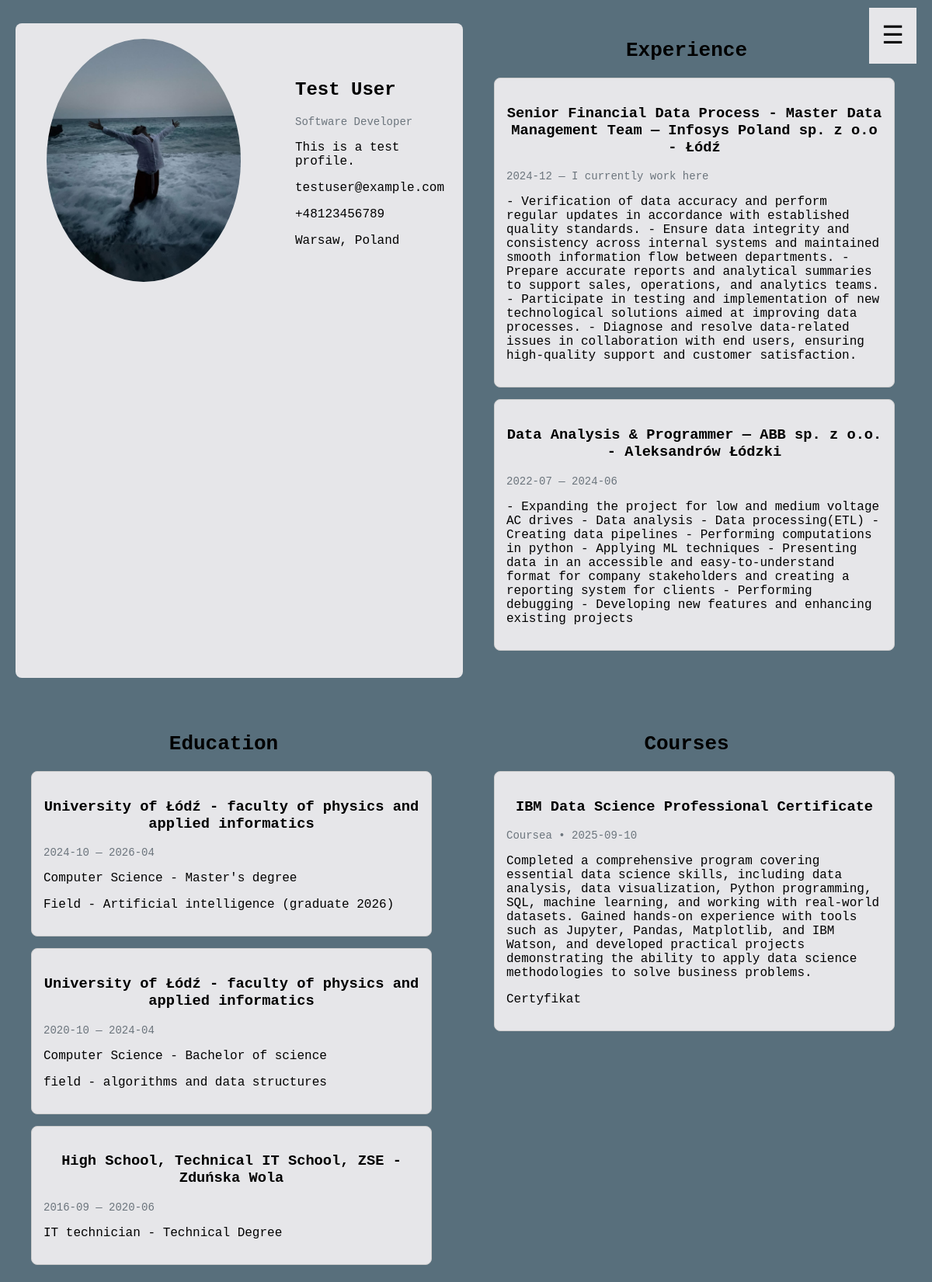
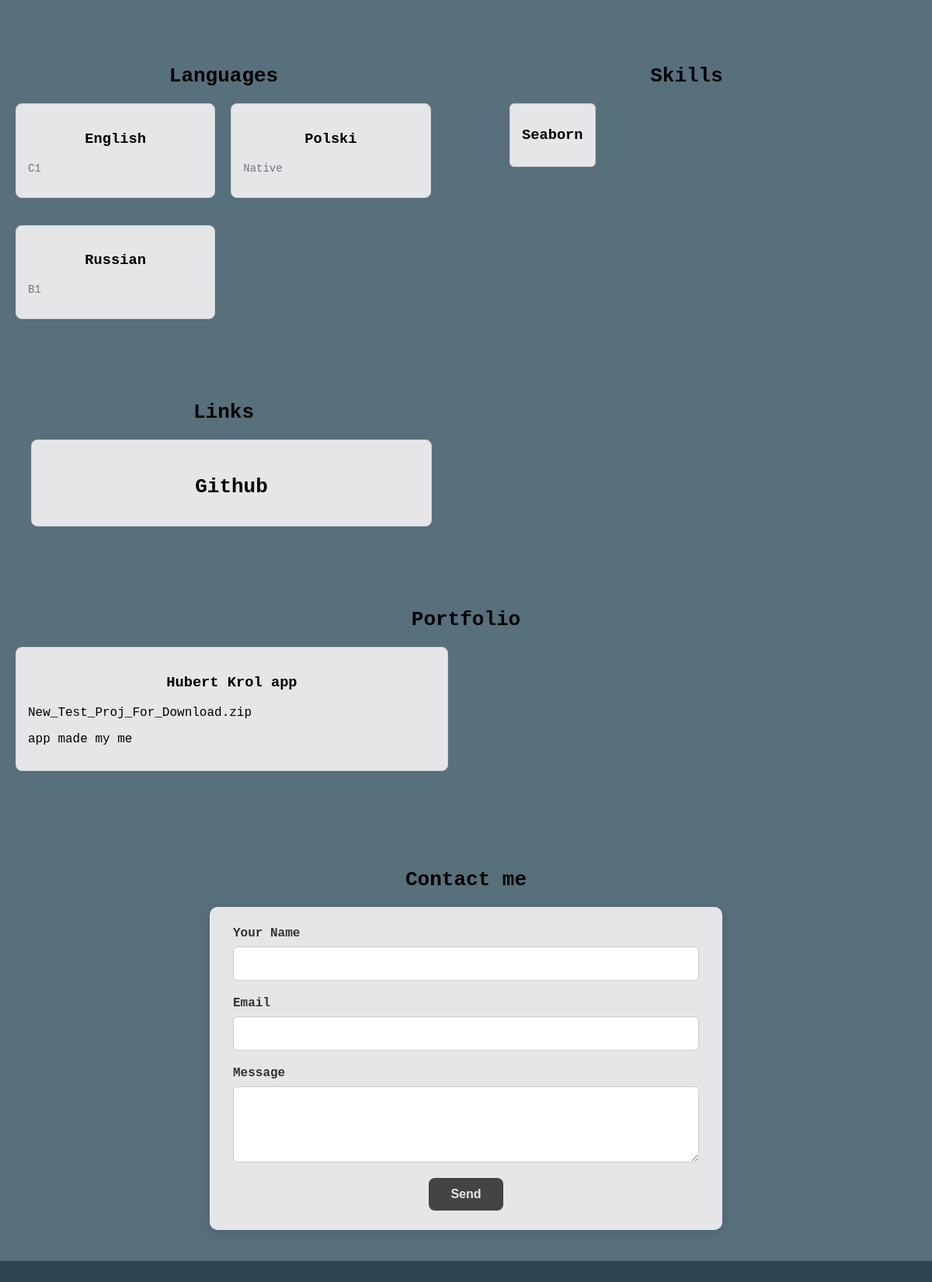
The page / on the database its author committed (2 pictures, top to bottom).
### app.py (models this page shows)
class Profile(db.Model):
    id = db.Column(db.Integer, primary_key=True)
    full_name = db.Column(db.String(120), nullable=False, default="Your Full Name")
    headline = db.Column(db.String(200), nullable=False, default="My growing tech stack and projects")
    about = db.Column(db.Text, nullable=True)
    photo_filename = db.Column(db.String(255), nullable=True)
    email = db.Column(db.String(120), nullable=True)
    phone = db.Column(db.String(50), nullable=True)
    location = db.Column(db.String(120), nullable=True)

class Experience(db.Model):
    id = db.Column(db.Integer, primary_key=True)
    role = db.Column(db.String(120), nullable=False)
    company = db.Column(db.String(120), nullable=False)
    start_date = db.Column(db.Date, nullable=False)
    end_date = db.Column(db.Date, nullable=True)
    is_current = db.Column(db.Boolean, default=False)
    description = db.Column(db.Text, nullable=True)

class Education(db.Model):
    id = db.Column(db.Integer, primary_key=True)
    school = db.Column(db.String(150), nullable=False)
    degree = db.Column(db.String(150), nullable=True)
    start_date = db.Column(db.Date, nullable=False)
    end_date = db.Column(db.Date, nullable=True)
    description = db.Column(db.Text, nullable=True)

class Course(db.Model):
    id = db.Column(db.Integer, primary_key=True)
    title = db.Column(db.String(150), nullable=False)
    provider = db.Column(db.String(150), nullable=True)
    date_completed = db.Column(db.Date, nullable=True)
    credential_url = db.Column(db.String(255), nullable=True)
    notes = db.Column(db.Text, nullable=True)

class Language(db.Model):
    id = db.Column(db.Integer, primary_key=True)
    name = db.Column(db.String(100), nullable=False)
    level = db.Column(db.String(50), nullable=False)  # np. Początkujący, Średniozaawansowany, Zaawansowany

class Skill(db.Model):
    id = db.Column(db.Integer, primary_key=True)
    name = db.Column(db.String(100), nullable=False)

class Link(db.Model):
    id = db.Column(db.Integer, primary_key=True)
    name = db.Column(db.String(150), nullable=False)
    url = db.Column(db.String(255), nullable=False)

class Portfolio(db.Model):
    id = db.Column(db.Integer, primary_key=True)
    title = db.Column(db.String(150), nullable=False)
    description = db.Column(db.Text, nullable=True)
    filename = db.Column(db.String(255), nullable=True)

### app.py (the view, shortened to what this page needs)
@app.route("/", methods=["GET", "POST"])
def index():
    profile = Profile.query.first()
    experiences = Experience.query.order_by(Experience.start_date.desc()).all()
    education = Education.query.order_by(Education.start_date.desc()).all()
    courses = Course.query.order_by(Course.date_completed.desc().nullslast()).all()
    skills = Skill.query.order_by(Skill.name.asc()).all()
    languages = Language.query.order_by(Language.name.asc()).all()
    portfolio = Portfolio.query.order_by(Portfolio.title.asc()).all()
    links = Link.query.order_by(Link.name.asc()).all()
    form = MessageForm()
    return render_template("index.html",
                           profile=profile,
                           experiences=experiences,
                           education=education,
                           courses=courses,
                           skills=skills,
                           languages=languages,
                           portfolio=portfolio,
                           links=links,
                           form=form)

### app.py
class MessageForm(FlaskForm):
    name = StringField("Your Name", validators=[DataRequired()])
    email = StringField("Email", validators=[DataRequired(), Email()])
    content = TextAreaField("Message", validators=[DataRequired()])
    submit = SubmitField("Send")

### app.py (called while the page is built)
@app.context_processor
def inject_year():
    return {"current_year": date.today().year}

### templates/index.html (shortened to what this page needs)
{% extends "base.html" %}
{% block content %}
<div class="main-sections">
<section class="hero">
  <div class="hero-grid">
    <div>
      <h1>{{ profile.full_name if profile else "Name" }}</h1>
      <p class="muted">{{ profile.headline if profile else "Headline" }}</p>
      {% if profile %}
        {% if profile.about %}
          <p>{{ profile.about }}</p>
        {% else %}
          <p>empty.</p>
        {% endif %}
        {% if profile.email %}
          <p><a href="mailto:{{ profile.email }}">{{ profile.email }}</a></p>
        {% endif %}
        {% if profile.phone %}
          <p>{{ profile.phone }}</p>
        {% endif %}
        {% if profile.location %}
          <p>{{ profile.location }}</p>
        {% endif %}
      {% endif %}
    </div>
    <div class="photo">
      {% if profile and profile.photo_filename %}
        <img src="{{ url_for('uploaded_file', filename=profile.photo_filename) }}" alt="Moje zdjęcie">
      {% else %}
        <div class="placeholder">empty.</div>
      {% endif %}
    </div>
  </div>
</section>
<section>
  <h2>Experience</h2>
  <ul class="cards">
    {% for e in experiences %}
      <li class="card">
        <h3>{{ e.role }} — {{ e.company }}</h3>
        <p class="muted">
          {{ e.start_date.strftime("%Y-%m") }} —
          {% if e.is_current %}I currently work here{% elif e.end_date %}{{ e.end_date.strftime("%Y-%m") }}{% else %}—{% endif %}
        </p>
        {% if e.description %}<p>{{ e.description }}</p>{% endif %}
      </li>
    {% else %}
      <p>empty.</p>
    {% endfor %}
  </ul>
</section>
<section>
  <h2>Education</h2>
  <ul class="cards">
    {% for ed in education %}
      <li class="card">
        <h3>{{ ed.school }}</h3>
        <p class="muted">
          {{ ed.start_date.strftime("%Y-%m") }}
          {% if ed.end_date %} — {{ ed.end_date.strftime("%Y-%m") }}{% endif %}
        </p>
        {% if ed.degree %}<p>{{ ed.degree }}</p>{% endif %}
        {% if ed.description %}<p>{{ ed.description }}</p>{% endif %}
      </li>
    {% else %}
      <p>empty.</p>
    {% endfor %}
  </ul>
</section>
<section>
  <h2>Courses</h2>
  <ul class="cards">
    {% for c in courses %}
      <li class="card">
        <h3>{{ c.title }}</h3>
        <p class="muted">
          {% if c.provider %}{{ c.provider }}{% endif %}
          {% if c.date_completed %} • {{ c.date_completed.strftime("%Y-%m-%d") }}{% endif %}
        </p>
        {% if c.notes %}<p>{{ c.notes }}</p>{% endif %}
        {% if c.credential_url %}<p><a href="{{ c.credential_url }}" target="_blank" rel="noopener">Certyfikat</a></p>{% endif %}
      </li>
    {% else %}
      <p>empty.</p>
    {% endfor %}
  </ul>
</section>
<section>
  <h2>Languages</h2>
  <ul class="language-cards">
    {% for lang in languages %}
      <li class="card">
        <h3>{{ lang.name }}</h3>
        <p class="muted">{{ lang.level }}</p>
      </li>
    {% else %}
      <p>empty.</p>
    {% endfor %}
  </ul>
</section>
<section>
  <h2>Skills</h2>
  <ul class="skills-cards">
    {% for skill in skills %}
      <li class="card">
        <h3>{{ skill.name }}</h3>
      </li>
    {% else %}
      <p>empty.</p>
    {% endfor %}
  </ul>
</section>
<section>
  <h2>Links</h2>
  <ul class="cards">
    {% for link in links %}
      <li class="card">
        <h2><a href="{{ link.url }}" target="_blank" rel="noopener">{{ link.name }}</a></h2>
      </li>
    {% else %}
      <p>empty.</p>
    {% endfor %}
  </ul>
</section>
</div>
<div class="main-sections-2">
<section>
  <h2>Portfolio</h2>
  <ul class="cards">
    {% for project in portfolio %}
      <li class="card">
        <h3>{{ project.title }}</h3>
        {% if project.filename %}
          <p><a href="{{ url_for('uploaded_file', filename='portfolio/' + project.filename) }}" target="_blank">{{ project.filename }}</a></p>
        {% endif %}
        {% if project.description %}<p>{{ project.description }}</p>{% endif %}
      </li>
    {% else %}
      <p>empty.</p>
    {% endfor %}
  </ul>
</section>
</diV>
<div class="main-sections-2">
  <section>
    <h2>Contact me</h2>
    <div class="contact-form">
      <form method="POST">
        <div class="form-group">
          {{ form.name.label }}
          {{ form.name(size=32, class="form-control") }}
        </div>
        <div class="form-group">
          {{ form.email.label }}
          {{ form.email(size=32, class="form-control") }}
        </div>
        <div class="form-group">
          {{ form.content.label }}
          {{ form.content(rows=4, cols=40, class="form-control") }}
        </div>
        <div class="form-actions">
          {{ form.submit(class="btn") }}
        </div>
      </form>
    </div>
  </section>
</div>
{% endblock %}

### templates/base.html (shortened to what this page needs)
<!doctype html>
<html lang="pl">
  <head>
    <link rel="stylesheet" href="{{ url_for('static', filename='styles/app.css') }}">
  </head>
  <body>
    <header class="site-header">
      <nav class="hamburger-nav">
  <div class="hamburger" id="hamburger">&#9776;</div>
  </nav>
    </header>
    <main class="container">
      {% block content %}{% endblock %}
    </main>
    <footer class="site-footer">
      <br></br>
    </footer>
  </body>
</html>

### static/styles/app.css (style rules this page uses)
body { width: 100%; margin: 0; padding: 0; box-sizing: border-box; background-color: #2F4550; font-family: "Fira Code", monospace; }
.container { width: 100%; display: block; margin: 0 auto; }
nav { display: flex; justify-content: space-between; align-items: center; padding: 10px 20px; }
a { color: #000 !important; text-decoration: none !important; }
.hero { margin-top: 30px; position: relative; left: 20px; width: 100%; padding: 20px; box-sizing: border-box; background-color: #E6E6E9; transition: transform 0.3s ease, box-shadow 0.3s ease; }
.main-sections { display: flex; flex-wrap: wrap; max-width: 1200px; margin: 0 auto; gap: 20px; background-color: #586F7C; }
.main-sections-2 { width: 100%; padding: 40px 20px; box-sizing: border-box; background-color: #586F7C; max-width: 1200px; margin: 0 auto; }
.main-sections-2 section { max-width: 1200px; margin: 0 auto; background-color: #586F7C; }
.main-sections-2 .cards { display: flex; flex-wrap: wrap; gap: 20px; list-style: none; padding: 0; margin: 0; }
.main-sections-2 .card { flex: 0 0 48%; box-sizing: border-box; padding: 15px; border-radius: 8px; background-color: #E6E6E9; }
.main-sections section, .main-sections-2 section { opacity: 0; transform: translateY(50px); transition: all 0.8s ease-out; }
.main-sections section.show, .main-sections-2 section.show { opacity: 1; transform: translateY(0); }
h3 { text-align: center; }
.main-sections section { flex: 0 0 48%; box-sizing: border-box; padding: 20px; border-radius: 8px; }
.cards { list-style: none; padding: 0; margin: 0; margin-left: 20px; }
.card { border: 1px solid #ccc; padding: 15px; margin-bottom: 15px; border-radius: 8px; background-color: #E6E6E9; box-sizing: border-box; transition: transform 0.3s ease, box-shadow 0.3s ease; }
.hero .photo img { max-width: 250px; height: auto; border-radius: 50%; display: inline-block; transition: transform 0.6s ease; transform-style: preserve-3d; }
h2 { text-align: center; margin: 30px 0 20px 0; font-size: 26px; }
.btn { display: inline-block; padding: 10px 22px; background-color: #444 !important; color: #E6E6E9 !important; border: none !important; border-radius: 8px !important; font-size: 16px; cursor: pointer; text-decoration: none !important; transition: background 0.3s; }
.muted { color: #6c757d; font-size: 14px; }
.hamburger-nav { position: fixed; top: 0; right: 0; z-index: 1001; }
.hamburger { font-size: 2rem; cursor: pointer; padding: 1rem; color: black; background-color:#E6E6E9; z-index: 1002; position: relative; transition: color 0.3s; }
.hero-grid { display: flex; flex-direction: row; justify-content: space-between; align-items: center; gap: 20px; flex-wrap: wrap; }
.hero-grid > .photo { order: 1; flex: 0 0 40%; text-align: right; padding-right: 50px; padding-left: 20px; }
.hero .photo img { max-width: 250px; height: auto; border-radius: 50%; display: inline-block; }
.hero-grid > div:first-child { order: 2; flex: 1; }
.skills-cards { display: flex !important; flex-wrap: wrap !important; gap: 10px !important; justify-content: flex-start !important; }
.skills-cards .card { flex: 0 0 auto !important; padding: 10px 15px !important; border-radius: 6px !important; list-style: none; font-weight: 600 !important; }
.language-cards { display: flex; flex-wrap: wrap; gap: 20px; padding: 0; margin: 0 auto; list-style: none; max-width: 600px; }
.language-cards .card { flex: 0 0 48%; box-sizing: border-box; padding: 15px; border-radius: 8px; }
.contact-form { max-width: 600px; margin: 0 auto; padding: 25px 30px; border-radius: 10px; background-color: #E6E6E9; box-shadow: 0 4px 15px rgba(0,0,0,0.1); }
.contact-form .form-group { display: flex; flex-direction: column; margin-bottom: 20px; }
.contact-form label { margin-bottom: 8px; font-weight: 600; color: #333; }
.contact-form .form-control { padding: 12px 14px; border: 1px solid #ccc; border-radius: 6px; font-size: 16px; transition: border-color 0.3s, box-shadow 0.3s; }
.contact-form .form-actions { text-align: center; }
.contact-form .btn { padding: 12px 28px; font-size: 16px; font-weight: 600; border-radius: 6px; cursor: pointer; background-color: #444 !important; color: #E6E6E9 !important; border: none; transition: background 0.3s, transform 0.2s; }

### rows shown on the page
Profile: full_name "Test User", headline "Software Developer", about "This is a test profile.", email "testuser@example.com", phone "+48123456789", location "Warsaw, Poland", photo_filename (picture)
Experience: role "Senior Financial Data Process - Master Data Management Team", company "Infosys Poland sp. z o.o - Łódź", start_date "2024-12", is_current "I currently work here", description "- Verification of data accuracy and perform regular updates in accordance with established quality standards. - Ensure data integrity and consistency across internal systems and maintained smooth information flow between departments. - Prepare accurate reports and analytical summaries to support sales, operations, and analytics teams. - Participate in testing and implementation of new technological solutions aimed at improving data processes. - Diagnose and resolve data-related issues in collaboration with end users, ensuring high-quality support and customer satisfaction."
Experience: role "Data Analysis & Programmer", company "ABB sp. z o.o. - Aleksandrów Łódzki", start_date "2022-07", end_date "2024-06", description "- Expanding the project for low and medium voltage AC drives - Data analysis - Data processing(ETL) - Creating data pipelines - Performing computations in python - Applying ML techniques - Presenting data in an accessible and easy-to-understand format for company stakeholders and creating a reporting system for clients - Performing debugging - Developing new features and enhancing existing projects"
Education: school "University of Łódź - faculty of physics and applied informatics", start_date "2024-10", end_date "2026-04", degree "Computer Science - Master's degree", description "Field - Artificial intelligence (graduate 2026)"
Education: school "University of Łódź - faculty of physics and applied informatics", start_date "2020-10", end_date "2024-04", degree "Computer Science - Bachelor of science", description "field - algorithms and data structures"
Education: school "High School, Technical IT School, ZSE - Zduńska Wola", start_date "2016-09", end_date "2020-06", degree "IT technician - Technical Degree"
Course: title "IBM Data Science Professional Certificate", provider "Coursea", date_completed "2025-09-10", notes "Completed a comprehensive program covering essential data science skills, including data analysis, data visualization, Python programming, SQL, machine learning, and working with real-world datasets. Gained hands-on experience with tools such as Jupyter, Pandas, Matplotlib, and IBM Watson, and developed practical projects demonstrating the ability to apply data science methodologies to solve business problems."
Language: name "English", level "C1"
Language: name "Polski", level "Native"
Language: name "Russian", level "B1"
Skill: name "Seaborn"
Link: name "Github"
Portfolio: title "Hubert Krol app", filename "New_Test_Proj_For_Download.zip", description "app made my me"
